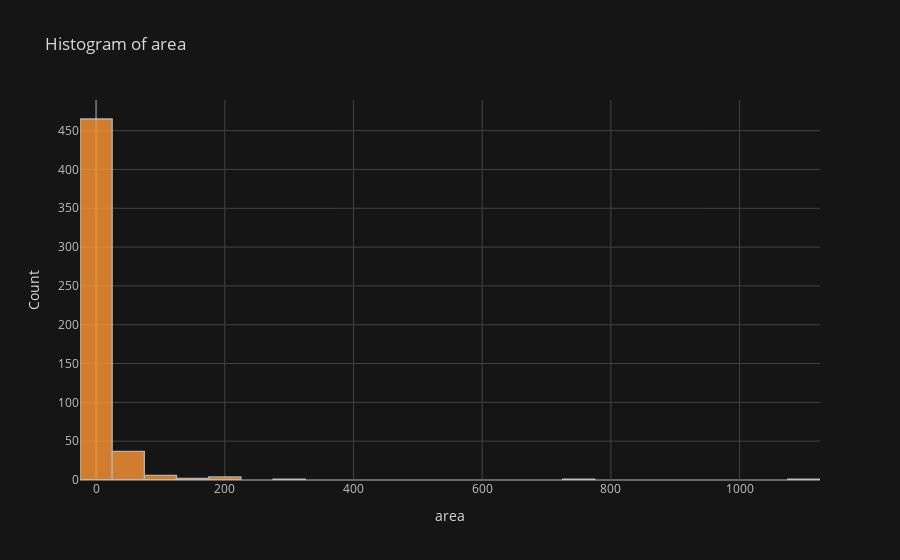

The notebook cell saved with this chart:
### Markdown cell above
#### **Histogram of Area**

### Code cell
pd.DataFrame(df['area']).iplot(kind="histogram", bins = 40, 
                                            theme='solar', 
                                            title='Histogram of area',
                                            xTitle='area', yTitle='Count',
                                            asFigure=True)

### Figure 1 — Plotly figure (JSON) as saved in the notebook; plotly's stock layout.template omitted (floating-point values rounded to 4 significant figures; data arrays with more than 128 entries replaced by an {"elided": "..."} marker saying what was removed)
{"data": [{"histfunc": "count", "histnorm": "", "marker": {"color": "rgba(255, 153, 51, 1.0)", "line": {"color": "#D9D9D9", "width": 1.3}}, "name": "area", "nbinsx": 40, "opacity": 0.8, "orientation": "v", "type": "histogram", "x": {"elided": "517 float values"}}], "layout": {"barmode": "overlay", "legend": {"bgcolor": "#151516", "font": {"color": "#D9D9D9"}}, "paper_bgcolor": "#151516", "plot_bgcolor": "#151516", "title": {"font": {"color": "#D9D9D9"}, "text": "Histogram of area"}, "xaxis": {"gridcolor": "#434343", "showgrid": true, "tickfont": {"color": "#C2C2C2"}, "title": {"font": {"color": "#D9D9D9"}, "text": "area"}, "zerolinecolor": "#666570"}, "yaxis": {"gridcolor": "#434343", "showgrid": true, "tickfont": {"color": "#C2C2C2"}, "title": {"font": {"color": "#D9D9D9"}, "text": "Count"}, "zerolinecolor": "#666570"}}}
